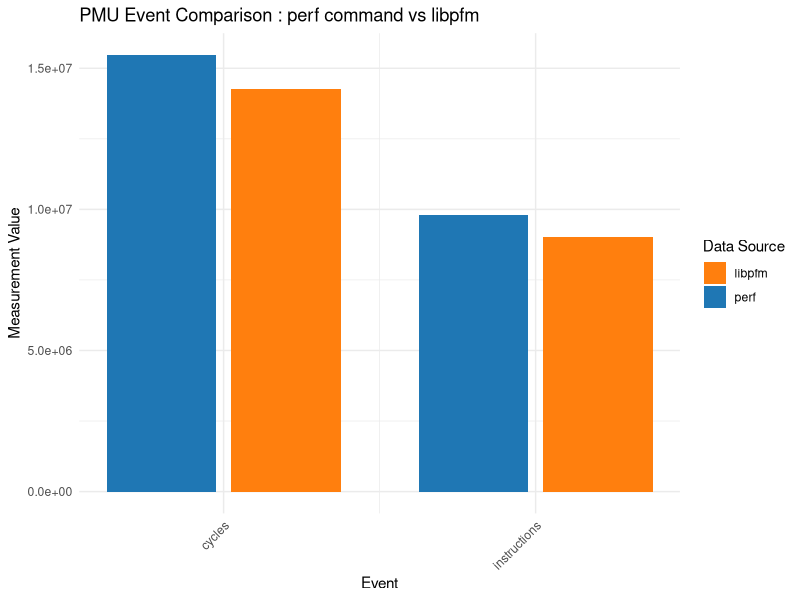

Here is the R script that generated this plot:
library(ggplot2)
library(dplyr)

# 1. Read and prepare data - ensuring consistent column names
file1_data <- read.csv("cpu_bound_intel.perf.csv") %>% 
  select(event, quantity) %>% 
  mutate(source = "perf")

file2_data <- read.csv("cpu_bound_intel.libpfm.csv") %>% 
  select(event, quantity) %>% 
  mutate(source = "libpfm")

# 2. Combine data and create positioning
combined_data <- bind_rows(file1_data, file2_data) %>% 
  # Create numeric positions for each event
  mutate(event_factor = factor(event),
         event_num = as.numeric(event_factor)) %>% 
  # Offset positions based on source
  mutate(x_pos = ifelse(source == "perf", 
                       event_num - 0.2, 
                       event_num + 0.2))

# 3. Create the plot
p <- ggplot(combined_data, aes(x = x_pos, y = quantity, fill = source)) +
  geom_col(width = 0.35) +
  # Set breaks at original event positions (not offset positions)
  scale_x_continuous(
    breaks = unique(combined_data$event_num),
    labels = levels(combined_data$event_factor)
  ) +
  scale_fill_manual(values = c("perf" = "#1f77b4", "libpfm" = "#ff7f0e")) +
  labs(title = "PMU Event Comparison : perf command vs libpfm", 
       x = "Event", 
       y = "Measurement Value",
       fill = "Data Source") +
  theme_minimal() +
  theme(axis.text.x = element_text(angle = 45, hjust = 1))

print(p)